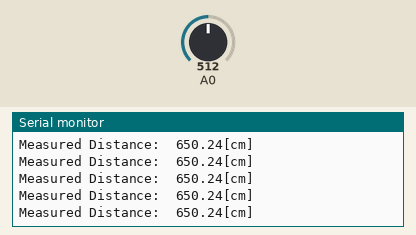
A sketch run on a simulated Arduino Uno, built with avr-gcc and run on an emulated ATmega328P. On the bench: the last lines printed to the serial monitor. The inputs (shaded band) are chosen by the test bench; at power-on: A0 = 512.

Above: at 2.7 s.
2.8 s: A0 set to 773
At 2.86 s:
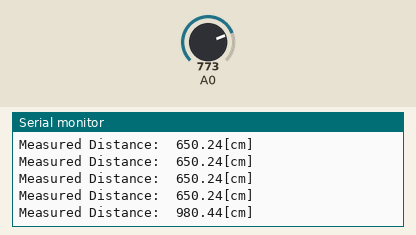
5.8 s: A0 set to 805
At 5.8 s:
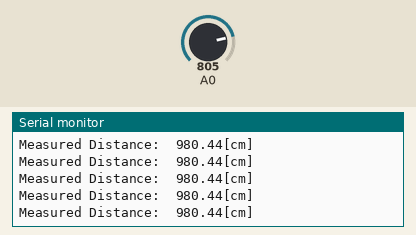
Timing chart, 0 to 8.8 s (numbered marks = the images above; inputs shaded):
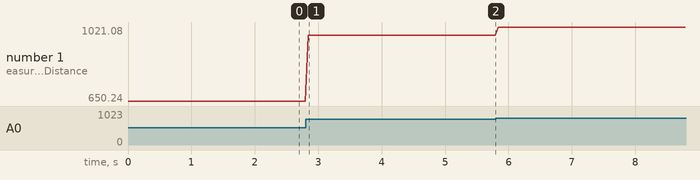

The sketch:

MaxSonar_sensor_reading.ino
```cpp
int sensorValue = 0;

void setup()
{
  // put your setup code here, to run once:
  Serial.begin(9600);

}

void loop()
{
  sensorValue = analogRead(A0);

  // Sensor Scaling Factor
  sensorValue = sensorValue / 2;

  float distanceInch = sensorValue;

  float distance_cm = distanceInch*2.54;

  Serial.print("Measured Distance:  ");
  Serial.print(distance_cm);
  Serial.println("[cm]");

  delay(50);

}
```

Measured:
- after the input at 2.8 s, the serial monitor: prints a new line at once (image 1)
- plotted number 1: 650.24 → 980.44 after the input at 2.8 s, 980.44 → 1021.08 after the input at 5.8 s
